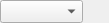
<?xml version="1.0" encoding="UTF-8"?>
<ui version="4.0">
 <class>QgsUnitSelectionWidget</class>
 <widget class="QWidget" name="QgsUnitSelectionWidget">
  <property name="geometry">
   <rect>
    <x>0</x>
    <y>0</y>
    <width>109</width>
    <height>22</height>
   </rect>
  </property>
  <property name="sizePolicy">
   <sizepolicy hsizetype="Preferred" vsizetype="Maximum">
    <horstretch>0</horstretch>
    <verstretch>0</verstretch>
   </sizepolicy>
  </property>
  <property name="windowTitle">
   <string>Form</string>
  </property>
  <layout class="QHBoxLayout" name="horizontalLayout">
   <property name="spacing">
    <number>2</number>
   </property>
   <property name="leftMargin">
    <number>0</number>
   </property>
   <property name="topMargin">
    <number>0</number>
   </property>
   <property name="rightMargin">
    <number>0</number>
   </property>
   <property name="bottomMargin">
    <number>0</number>
   </property>
   <item>
    <widget class="QComboBox" name="mUnitCombo">
     <property name="sizePolicy">
      <sizepolicy hsizetype="Preferred" vsizetype="MinimumExpanding">
       <horstretch>0</horstretch>
       <verstretch>0</verstretch>
      </sizepolicy>
     </property>
    </widget>
   </item>
   <item>
    <widget class="QToolButton" name="mMapScaleButton">
     <property name="sizePolicy">
      <sizepolicy hsizetype="Maximum" vsizetype="MinimumExpanding">
       <horstretch>0</horstretch>
       <verstretch>0</verstretch>
      </sizepolicy>
     </property>
     <property name="styleSheet">
      <string notr="true">QPushButton {margin: 0s; }</string>
     </property>
     <property name="text">
      <string notr="true"/>
     </property>
     <property name="icon">
      <iconset resource="../../images/images.qrc">
       <normaloff>:/images/themes/default/mActionOptions.svg</normaloff>:/images/themes/default/mActionOptions.svg</iconset>
     </property>
     <property name="autoRaise">
      <bool>true</bool>
     </property>
    </widget>
   </item>
  </layout>
 </widget>
 <resources>
  <include location="../../images/images.qrc"/>
 </resources>
 <connections/>
</ui>
